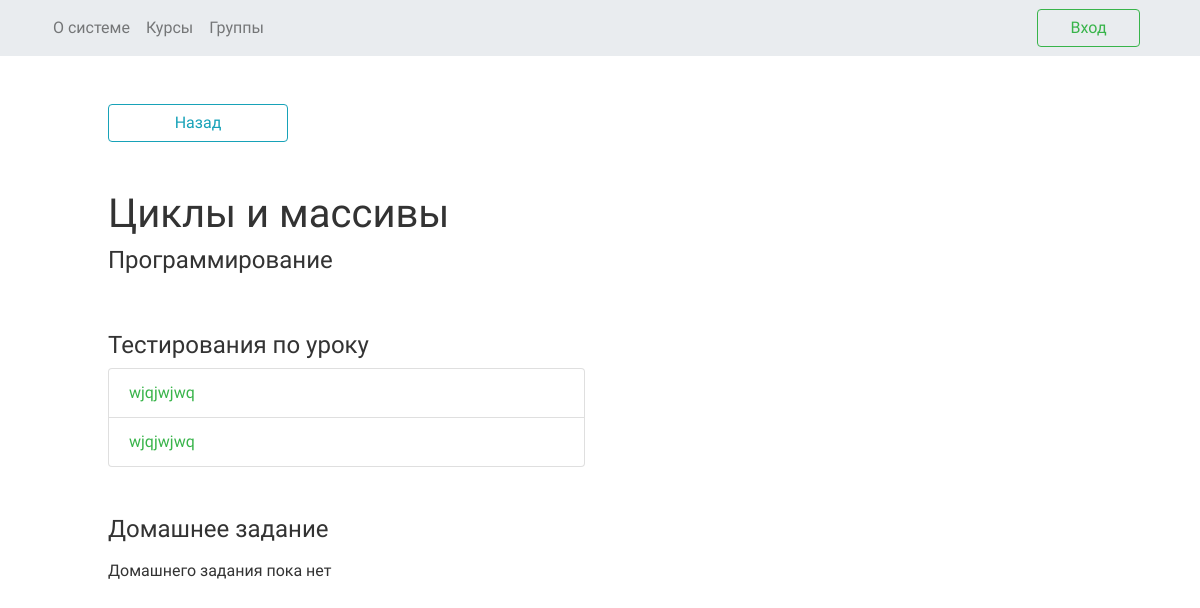
/lesson/2/, run on an earlier commit of the app's database.
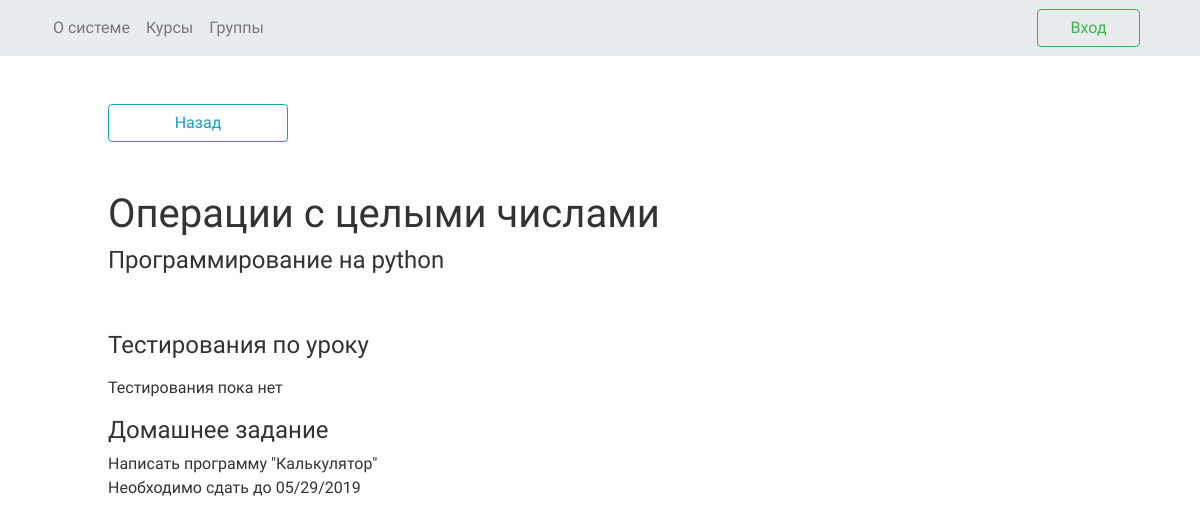
And on a later commit of the database.
### learn_app/models.py (models this page shows, shortened)
class Lesson(models.Model):
    number = models.IntegerField(verbose_name='Номер урока')
    theme = models.CharField(max_length=50, verbose_name='Тема урока')
    course = models.ForeignKey(Course, null=True, on_delete=models.SET_NULL, verbose_name='Курс')

class Course(models.Model):
    name = models.CharField(max_length=50,verbose_name='Название курса')
    description = models.CharField(max_length=400, verbose_name='Описание курса')
    def __str__(self):
        return self.name
    def get_absolute_url(self):
        return reverse('course_detail_url', kwargs={'name': self.name})

class Test(models.Model):
    user = models.ForeignKey(User, on_delete=models.SET_NULL, null=True)
    lesson = models.ForeignKey(Lesson, on_delete=models.CASCADE, verbose_name='По темам урока')
    theme = models.CharField(max_length=20, verbose_name='Тема тестирования')
    def pass_test(self):
        return reverse('test_pass_url', kwargs={'id': self.id})

class Homework(models.Model):
    text = models.CharField(max_length=600, verbose_name='Домашнее задание')
    lesson = models.ForeignKey(Lesson, on_delete=models.SET_NULL, null=True, verbose_name='Урок')
    deadline = models.DateTimeField(verbose_name='Срок сдачи (в формате "01/29/19")')

### learn_app/views.py (the view)
# urls.py: path('lesson/<str:id>/', view.LessonDetail.as_view(), name='lesson_detail_url'),
class LessonDetail(View):
    model = Lesson
    template = 'lesson_detail.html'
    def get(self, request, id):
        lesson = get_object_or_404(self.model, id__iexact=id)
        tests = list(Test.objects.filter(lesson=lesson.id))
        try:
            homework = Homework.objects.get(lesson=lesson)
        except ObjectDoesNotExist:
            homework = None
        return render(request, self.template, context={'lesson': lesson, 'tests': tests, 'homework': homework})

### templates/lesson_detail.html (shortened to what this page needs)
{% extends 'base.html' %}
{% block content %}
    {% load static %}
    <link rel="stylesheet" type="text/css" href="{% static 'index.css' %}">
    <div class = 'container'>
        <a href="{{ lesson.course.get_absolute_url }}" class="btn btn-outline-info mt-5 ml-5 col-lg-2"> Назад </a>
        <div class = 'col-lg-8 p-5'>
            <h1> {{ lesson.theme | capfirst }} </h1>
            <h4>  {{ lesson.course | capfirst }} </h4>
        </div>
        <h4 class="ml-5"> Тестирования по уроку </h4>
        {% if tests %}
            <ol class="list-group pl-5 pb-5 col-lg-6">
                {% if user.user_type.id == 1 %}
                    {% for test in tests %}
                        <li class="list-group-item"><a class="text-success" href="{{ test.get_absolute_url }}">{{ test.theme }} </a></li>
                    {% endfor %}
                {% else %}
                    {% for test in tests %}
                        <li class="list-group-item"><a class="text-success" href="{{ test.pass_test }}">{{ test.theme }} </a></li>
                    {% endfor %}
                {% endif %}
            </ol>
        {% else %}
            <div class="ml-5 mt-3 mb-3">Тестирования пока нет</div>
        {% endif %}
        <h4 class="ml-5"> Домашнее задание </h4>
        {% if homework %}
            <div class="ml-5">{{ homework.text }}</div>
            <div class="ml-5 mb-5">Необходимо сдать до {{ homework.deadline |date:"SHORT_DATE_FORMAT" }}</div>
        {% else %}
            <div class="ml-5 mt-3 mb-3">Домашнего задания пока нет</div>
        {% endif %}
    </div>
{% endblock %}

What changed in the data, as far as the page shows it:
no longer on this page (row edited): Test: theme "wjqjwjwq"
removed Test: theme "wjqjwjwq"
changed Lesson: theme "Циклы и массивы" → "Операции с целыми числами"; course "Программирование" → "Программирование на python"
added Homework: text "Написать программу \"Калькулятор\"", deadline "05/29/2019"
Also different on the page:
text no longer shown: "Домашнего задания пока нет"
text now shown: "Тестирования пока нет Необходимо сдать до"
